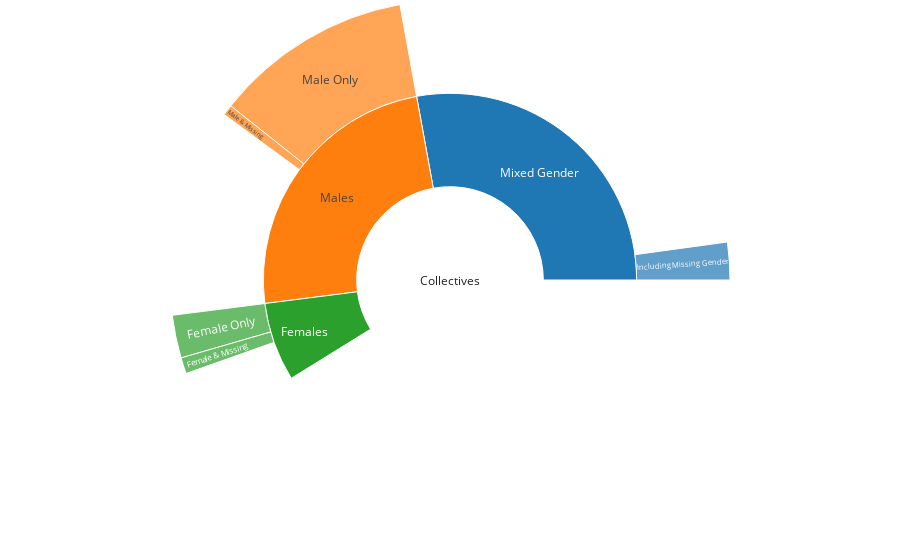

Here is the notebook cell this chart was saved with:
### Code cell
#collective insight RHIZOME
import plotly.graph_objects as go

fig_sun =go.Figure(go.Sunburst(
    labels=["Collectives", "Males", "Male Only", "Male & Missing", "Mixed Gender", "Females", "Female Only", "Female & Missing", 'Including Missing Gender'],
    parents=["", "Collectives","Males", "Males", "Collectives", "Collectives",  "Females", "Females", 'Mixed Gender'],
    values=[133, 39, 37, 2, 83, 11, 8, 3, 7]
))
fig_sun.update_layout(margin = dict(t=0, l=0, r=0, b=0))

fig_sun.show()

### Figure 1 — Plotly figure (JSON) as saved in the notebook; plotly's stock layout.template omitted (floating-point values rounded to 4 significant figures)
{"data": [{"labels": ["Collectives", "Males", "Male Only", "Male & Missing", "Mixed Gender", "Females", "Female Only", "Female & Missing", "Including Missing Gender"], "parents": ["", "Collectives", "Males", "Males", "Collectives", "Collectives", "Females", "Females", "Mixed Gender"], "type": "sunburst", "values": [133, 39, 37, 2, 83, 11, 8, 3, 7]}], "layout": {"margin": {"b": 0, "l": 0, "r": 0, "t": 0}}}
